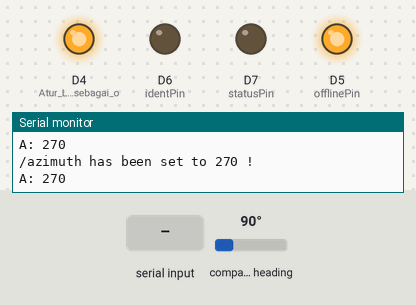
A sketch run on a simulated ESP8266 (NodeMCU). On the bench: output pins drawn as LEDs (lit = HIGH), the last lines printed to the serial monitor. The test bench sets the inputs (shaded band); at power-on: compass heading 90°. WiFi joins after 1.5 s; servers stay silent unless stated.

Above: at 6.7 s.
6.8 s: "ident\n" received over Serial
At 8.3 s:
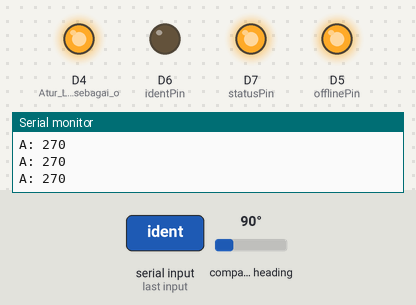
8.6 s: "ready\n" received over Serial
At 9.9 s:
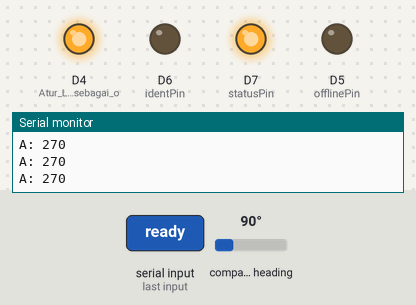
10.2 s: compass heading set to 7°
At 10.89 s:
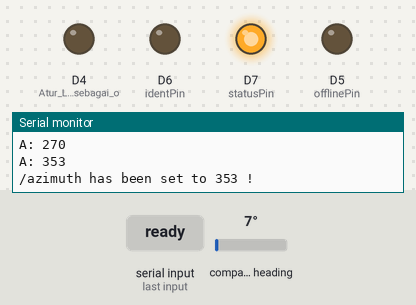
12.5 s: "ident\n" received over Serial
At 23.8 s:
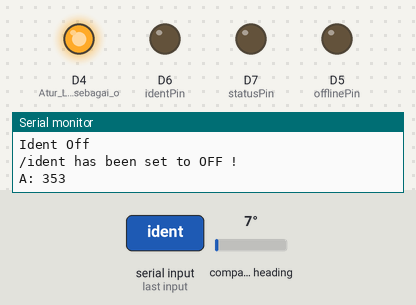
Timing chart, 0 to 24.6 s (numbered marks = the images above; inputs shaded):
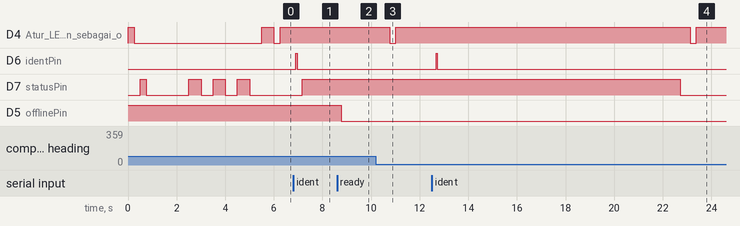

Measured:
- after the input at 6.8 s, D6 (identPin): LOW → HIGH after 0.11 s, → LOW 0.05 s later; D7 (statusPin): LOW → HIGH after 0.36 s
- after the input at 8.6 s, D5 (offlinePin): HIGH → LOW after 0.17 s
- after the input at 10.2 s, D4 (Atur_LED_bawaan_sebagai_o): HIGH → LOW after 0.57 s, → HIGH 0.25 s later
- after the input at 12.5 s, D6 (identPin): LOW → HIGH after 0.18 s, → LOW 0.05 s later; D7 (statusPin): HIGH → LOW after 10.2 s instead of 4.6 s

The sketch:

fbase-compass-ident-led.ino
```cpp
#include <Arduino.h>
#if defined(ESP32)
#include <WiFi.h>
#elif defined(ESP8266)
#include <ESP8266WiFi.h>
#endif

#include <QMC5883LCompass.h>
#include <Firebase_ESP_Client.h>

// Provide the RTDB payload printing info and other helper functions.
#include <addons/RTDBHelper.h>

/* 1. Define the WiFi credentials */
#define WIFI_SSID "MUH ASRIANTO"
#define WIFI_PASSWORD "As030793"

/* 2. Define the RTDB URL */
#define DATABASE_URL "azimuth-360-default-rtdb.asia-southeast1.firebasedatabase.app"

#define offlinePin D5
#define identPin D6
#define statusPin D7

QMC5883LCompass compass;

/* 3. Define the Firebase Data object */
FirebaseData fbdo;

/* 4, Define the FirebaseAuth data for authentication data */
FirebaseAuth auth;

/* Define the FirebaseConfig data for config data */
FirebaseConfig config;

bool pcConnected = false;
bool identOK = false;
bool lastIdent = false;

unsigned long timeoutSeconds = 10;
unsigned long lastIdentTime = 0;

int az, lastAz;

void setup() {

  Serial.begin(9600);
  compass.init();

  pinMode(LED_BUILTIN, OUTPUT);  // Atur LED bawaan sebagai output
  pinMode(offlinePin, OUTPUT);
  pinMode(identPin, OUTPUT);
  pinMode(statusPin, OUTPUT);

  digitalWrite(offlinePin, HIGH);
  digitalWrite(identPin, LOW);
  digitalWrite(statusPin, LOW);
  blinkOut(LED_BUILTIN, 1, 250);
  blinkOut(statusPin, 1, 250);
  WiFi.begin(WIFI_SSID, WIFI_PASSWORD);


  Serial.print("Connecting to Wi-Fi");
  unsigned long ms = millis();
  while (WiFi.status() != WL_CONNECTED) {
    Serial.print(".");
    delay(300);
  }
  Serial.println();
  Serial.print("Connected with IP: ");
  Serial.println(WiFi.localIP());
  Serial.println();

  Serial.printf("Firebase Client v%s\n\n", FIREBASE_CLIENT_VERSION);


  /* Assign the database URL(required) */
  config.database_url = DATABASE_URL;

  config.signer.test_mode = true;

  // Comment or pass false value when WiFi reconnection will control by your code or third party library e.g. WiFiManager
  Firebase.reconnectNetwork(true);

  fbdo.setBSSLBufferSize(4096 /* Rx buffer size in bytes from 512 - 16384 */, 1024 /* Tx buffer size in bytes from 512 - 16384 */);

  /* Initialize the library with the Firebase authen and config */
  Firebase.begin(&config, &auth);

  blinkOut(statusPin, 3, 500);

  digitalWrite(LED_BUILTIN, HIGH);
}

void loop() {

  if (Serial.available() > 0) {
    String serialData = Serial.readStringUntil('\n');
    serialData.trim();
    Serial.print("Received Text: ");
    Serial.println(serialData);
    if (serialData.indexOf("ident") > -1) {
      Serial.println("Ident On");
      lastIdentTime = millis();
      identOK = true;
      blinkOut(identPin, 1, 50);
    }

    if (serialData.indexOf("ready") > -1) {
      digitalWrite(offlinePin, LOW);
      pcConnected = true;
    }
  }
  delay(100);

  // Read compass values
  compass.read();

  // Return Azimuth reading
  az = compass.getAzimuth();

  if(az < 0){
    az = abs(az);
  }else if(az > 0){
    az = 360 - az;
  }

  Serial.print("A: ");
  Serial.print(az);
  Serial.println();

  if (az != lastAz) {
    fbSetInt("/azimuth", az);
  }

  delay(50);

  if (identOK == true) {
    if (millis() - lastIdentTime >= timeoutSeconds * 1000) {
      Serial.println("Ident Off");
      identOK = false;
    }
  }

  if (lastIdent != identOK) {
    if (identOK) {
      digitalWrite(statusPin, HIGH);
      if (pcConnected) {
        fbSetString("/ident", "ON");
      }

    } else {
      digitalWrite(statusPin, LOW);
      if (pcConnected) {
        fbSetString("/ident", "OFF");
      }
    }
  }

  lastIdent = identOK;
  lastAz = az;

  delay(100);
}

void fbSetString(String dir, String value) {
  if (Firebase.RTDB.setString(&fbdo, dir, value)) {
    Serial.println(dir + " has been set to " + value + " !");
    blinkOut(LED_BUILTIN, 1, 250);
    digitalWrite(LED_BUILTIN, HIGH);
  } else {
    Serial.println(fbdo.errorReason().c_str());
    blinkOut(offlinePin, 2, 500);
  }
}

void fbSetInt(String dir, int value) {
  if (Firebase.RTDB.setInt(&fbdo, dir, value)) {
    Serial.println(dir + " has been set to " + String(value) + " !");
    blinkOut(LED_BUILTIN, 1, 250);
    digitalWrite(LED_BUILTIN, HIGH);
  } else {
    Serial.println(fbdo.errorReason().c_str());
    blinkOut(offlinePin, 2, 500);
  }
}

void blinkOut(int ledpin, int freq, int delayms) {
  for (int i = 0; i < freq; i++) {
    digitalWrite(ledpin, HIGH);
    delay(delayms);
    digitalWrite(ledpin, LOW);
    delay(delayms);
  }
}
```
